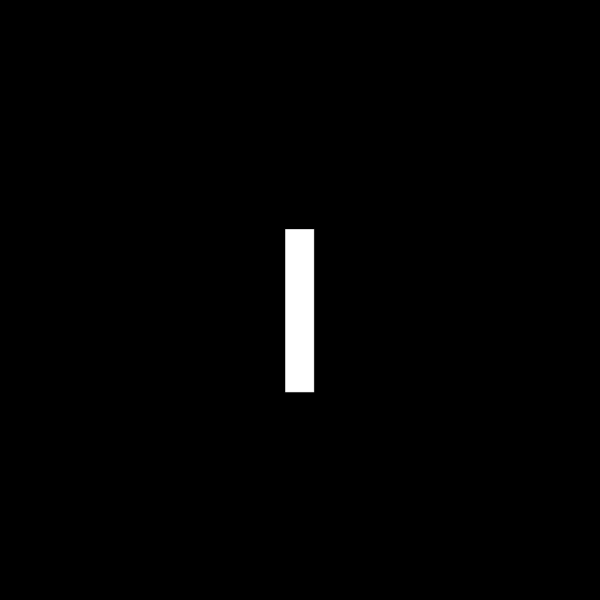
#> input picture DEP_C4/the_box.png, 1200 x 1200 px, found by its file name (shown at 1/2 size)
$ python example_4_14.py
#> lines starting #> are read from the running program, lines starting #| are printed output that depends on the picture
import numpy as np
import matplotlib.pyplot as plt
import cv2


# TODO: The Box
box_img = cv2.imread('/Users/ariazare/Projects/Python/DEP_C4/the_box.png')
#> box_img is the input picture: shape (1200, 1200, 3); mean B, G, R 3.3, 3.3, 3.3
box_img = cv2.cvtColor(box_img, cv2.COLOR_RGB2GRAY)
#> box_img: shape (1200, 1200)

box_complex = [np.array(box_img, 'float32'), np.zeros(box_img.shape, 'float32')]
box_complex = cv2.merge(box_complex)
box_complex = cv2.dft(box_complex, box_complex)
box_real = box_complex[0:600, 0:600, 0]
box_imag = box_complex[0:600, 0:600, 1]
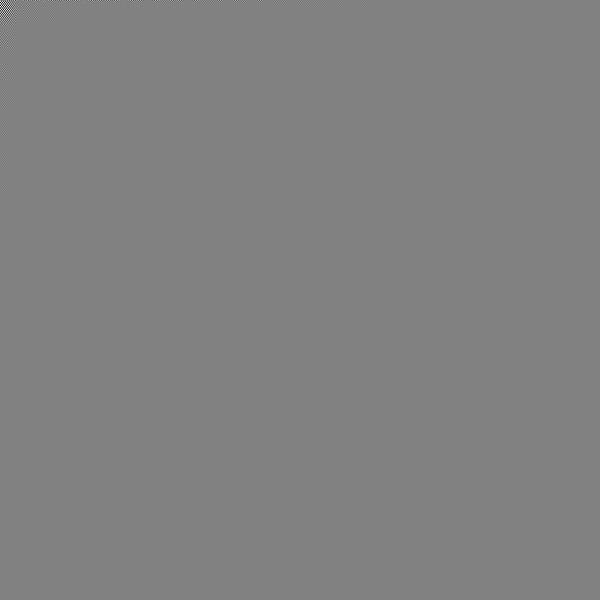
#> box_imag: shape (600, 600) float32; min -603912.1, max 584871.2, mean 0.2; drawn with min black and max white

box_magnitude = np.sqrt(np.square(box_real) + np.square(box_imag))
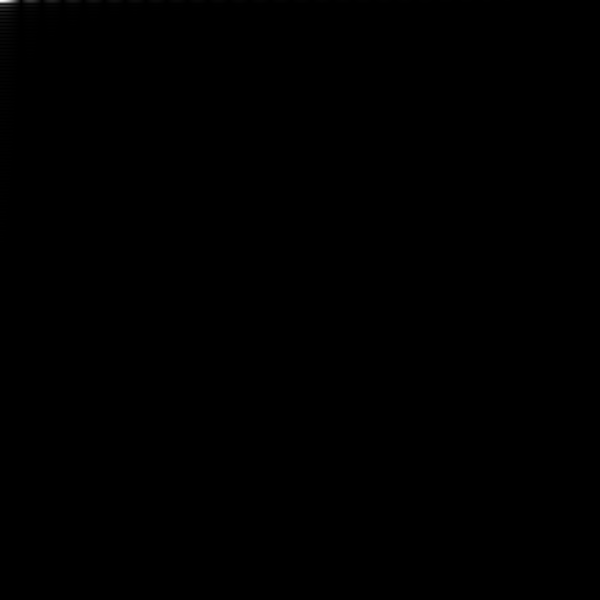
#> box_magnitude: shape (600, 600) float32; min 0.147, max 4801688, mean 2056.8; drawn with min black and max white
box_phase = np.arctan2(box_real, box_imag)
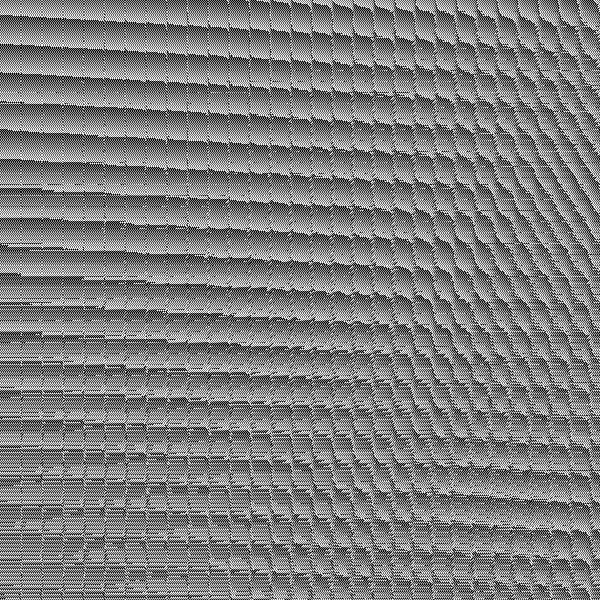
#> box_phase: shape (600, 600) float32; min -3.14, max 3.14, mean -0.000315; drawn with min black and max white


# TODO: The House
house_img = cv2.imread('/Users/ariazare/Projects/Python/DEP_C4/Fig0438(a)(bld_600by600).tif')
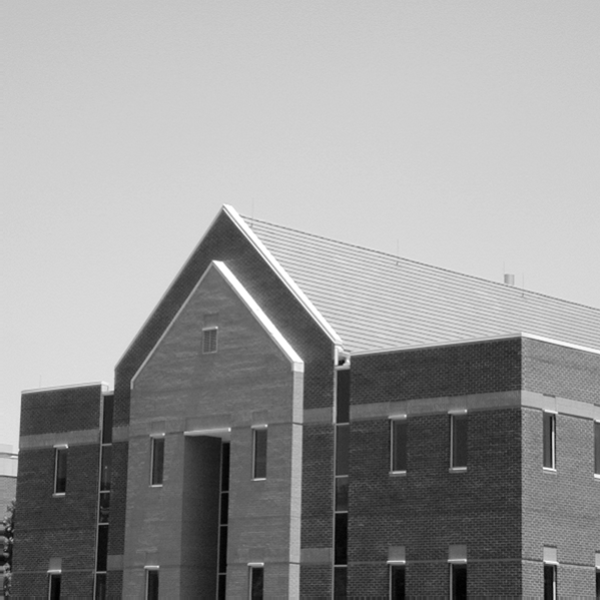
#> input picture DEP_C4/Fig0438(a)(bld_600by600).tif, 600 x 600 px, found by its file name
#> house_img is the input picture: shape (600, 600, 3); min 0, max 255, mean 152.8
house_img = cv2.cvtColor(house_img, cv2.COLOR_RGB2GRAY)
#> house_img: shape (600, 600)

house_complex = [np.array(house_img, 'float32'), np.zeros(house_img.shape, 'float32')]
house_complex = cv2.merge(house_complex)
house_complex = cv2.dft(house_complex, house_complex)
house_real = house_complex[0:house_complex.shape[0], 0:house_complex.shape[1], 0]
house_imag = house_complex[0:house_complex.shape[0], 0:house_complex.shape[1], 1]

house_magnitude = np.sqrt(np.square(house_real) + np.square(house_imag))
house_phase = np.arctan2(house_real, house_imag)
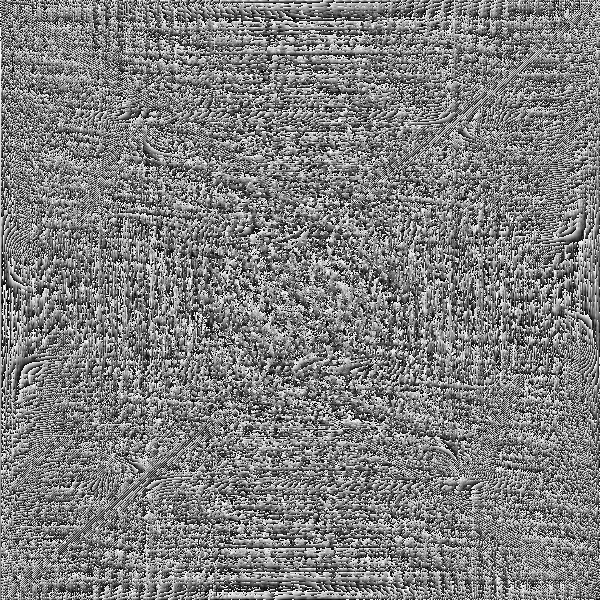
#> house_phase: shape (600, 600) float32; min -3.14, max 3.14, mean -0.00627; drawn with min black and max white


# TODO: Inverse Fourier Transform House(Phase Only)

house_complex_phase_fourier_transform = np.exp(1j * house_phase)
house_complex_phase_rebuild = [np.array(house_complex_phase_fourier_transform.imag, 'float32'),
                               np.array(house_complex_phase_fourier_transform.real, 'float32')]
house_complex_phase_rebuild = cv2.merge(house_complex_phase_rebuild)
cv2.idft(house_complex_phase_rebuild, house_complex_phase_rebuild)

# plt.imshow(house_complex_phase_rebuild[:,:,0], 'Greys')
# plt.show()


# TODO: Inverse Fourier Transform House(Magnitude Only)

house_complex_mag_fourier_transform = np.exp(1j * 1) * house_magnitude
house_complex_mag_rebuild = [np.array(house_complex_mag_fourier_transform.imag, 'float32'),
                             np.array(house_complex_mag_fourier_transform.real, 'float32')]
house_complex_mag_rebuild = cv2.merge(house_complex_mag_rebuild)
cv2.idft(house_complex_mag_rebuild, house_complex_mag_rebuild)

# plt.imshow(house_complex_mag_rebuild[:,:,0], 'Greys')
# plt.show()


# TODO: Inverse Fourier Transform House_Phase & Box_Mag

housey_box_complex_fourier_transform = np.exp(1j * house_phase) * box_magnitude
housey_box_complex_rebuild = [np.array(housey_box_complex_fourier_transform.imag, 'float32'),
                              np.array(housey_box_complex_fourier_transform.real, 'float32')]
housey_box_complex_rebuild = cv2.merge(housey_box_complex_rebuild)
cv2.idft(housey_box_complex_rebuild, housey_box_complex_rebuild)

# plt.imshow(housey_box_complex_rebuild[:,:,0], cmap='Greys')
# plt.show()


# TODO: Inverse Fourier Transform House_Mag & Box_House

boxy_house_complex_fourier_transform = np.exp(1j * box_phase) * house_magnitude
boxy_house_complex_rebuild = [np.array(boxy_house_complex_fourier_transform.imag, 'float32'),
                              np.array(boxy_house_complex_fourier_transform.real, 'float32')]
boxy_house_complex_rebuild = cv2.merge(boxy_house_complex_rebuild)
cv2.idft(boxy_house_complex_rebuild, boxy_house_complex_rebuild)

# plt.imshow(boxy_house_complex_rebuild[:, :, 1])
# plt.show()


# TODO: Inverse Fourier Transform """"Test""""

# # house_complex_phase_only = [np.array(house_phase, 'float32'), np.zeros(house_phase.shape, 'float32')]
# # house_complex_phase_only = cv2.merge(house_complex_phase_only)
# # print(house_complex_phase_only.shape)
# #
# # cv2.idft(house_complex_phase_only, house_complex_phase_only)
# #
# # plt.imshow(house_complex_phase_only[0:600,0:600,0], cmap='Greys')
# # plt.show()
#
# house_complex_rebuild_complex = np.exp(1j * house_phase) * house_magnitude
# print(house_complex_rebuild_complex.shape)
# house_complex_rebuild = [np.array(house_complex_rebuild_complex.imag, 'float32'),
#                          np.array(house_complex_rebuild_complex.real, 'float32')]
# house_complex_rebuild = cv2.merge(house_complex_rebuild)
# # house_complex_rebuild[:,:,0] = house_complex_rebuild_complex[:,:].real
# # house_complex_rebuild[:,:,1] = house_complex_rebuild_complex[:,:].imag
# # print(house_complex_rebuild)
# # house_complex_phase_only = [house_complex_rebuild, house_complex_rebuild]
# # house_complex_phase_only = cv2.merge(house_complex_phase_only)
#
#
# cv2.idft(house_complex_rebuild, house_complex_rebuild)
# plt.imshow(house_complex_rebuild[:, :,0])
# plt.show()
#
# if np.equal(house_img.all(), house_complex_rebuild[:,:,0].all()):
#     print('OK')
#
# cv2.imshow("test", house_complex_rebuild[:,:,0])
#
#
# cv2.waitKey(0)
